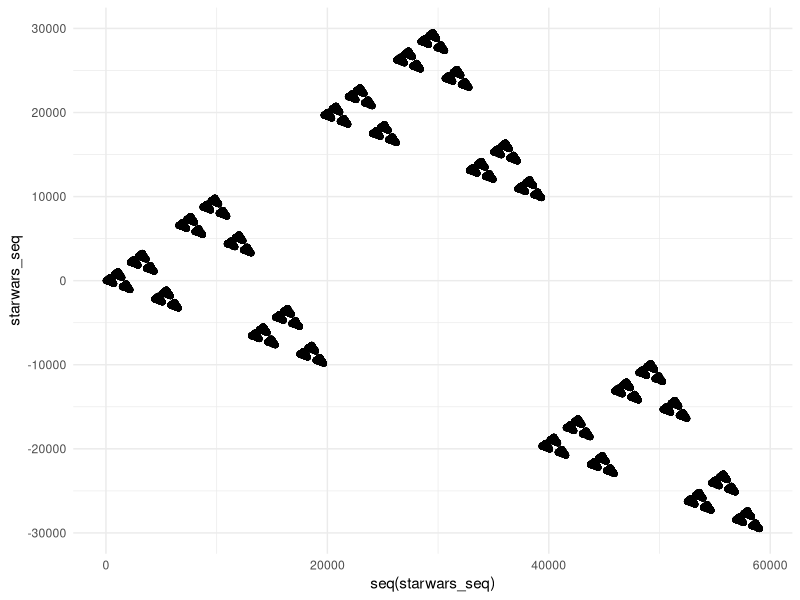
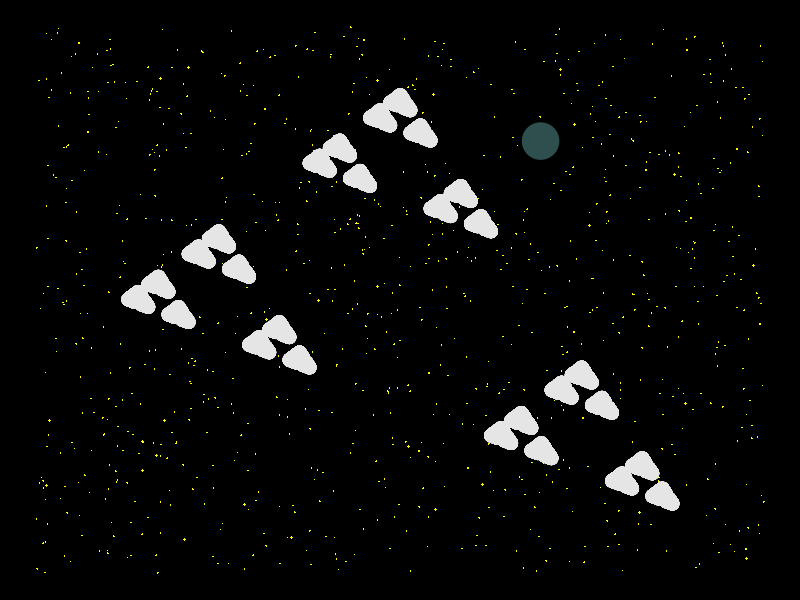
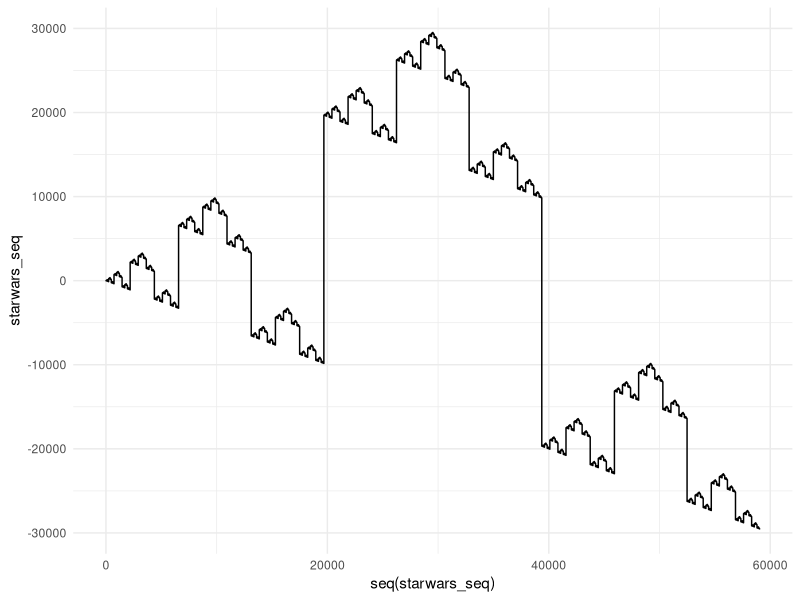

Here is the R script that generated these plots, in order:
## ---- chunk 1
#| label: pkgs
#| echo: false
#| message: false

library(tidyverse)
## ---- chunk 2
#| label:  define-funs
#| echo: false

convert_to_binary <- function(x) {
  out <- mod <- NULL
  while (x > 0 || is.null(mod)) {
    mod <- x %% 2
    out <- paste0(mod, out)
    x <- floor(x / 2)
  }
  return(out)
}

convert_to_base_n <- function(x, base = NULL) {
  if (base > 10) {
    stop("Function not defined for bases higher than 10")
  }
  out <- mod <- NULL
  while (x > 0 || is.null(mod)) {
    mod <- x %% base
    out <- paste0(mod, out)
    x <- floor(x / base)
  }
  return(out)
}
## ---- chunk 3
#| label:  illust-table
#| echo: false
#| warning: false

illust_table <- tibble(
  decimal = seq(21),
  binary = map_chr(.x = decimal, .f = convert_to_binary),
  ternary = map_chr(.x = decimal, base = 3, .f = convert_to_base_n)
)

illust_table |>
  mutate(
    binary = str_pad(binary, width = 5, side = "left", pad = "0"),
    ternary = str_pad(ternary, width = 3, side = "left", pad = "0")
  ) |>
  knitr::kable(
    align = "ccc"
  ) |>
  kableExtra::kable_styling(position = "center")
## ---- chunk 4
#| label: binary-func

convert_to_binary <- function(x) {
  out <- mod <- NULL
  while (x > 0 || is.null(mod)) {
    mod <- x %% 2
    out <- paste0(mod, out)
    x <- floor(x / 2)
  }
  return(out)
}
## ---- chunk 5
#| label: bin-13

convert_to_binary(13)
## ---- chunk 6
#| label: anybase-func

convert_to_base_n <- function(x, base = NULL) {
  if (base > 10) {
    stop("Function not defined for bases higher than 10")
  }
  out <- mod <- NULL
  while (x > 0 || is.null(mod)) {
    mod <- x %% base
    out <- paste0(mod, out)
    x <- floor(x / base)
  }
  return(out)
}
## ---- chunk 7
#| label: map-example

example_vector <- c(seq(4), 10, 13, 22, 50, 75, 100)
map_chr(example_vector, convert_to_binary)
map_chr(example_vector, base = 3, convert_to_base_n)
## ---- chunk 8
#| label: bte-ex

map_chr(seq(10), base = 3, convert_to_base_n)
## ---- chunk 9
#| label:  bte-func

bte <- function(x) {
  if (x == 0) {
    return(0)
  }
  if (x %% 3 == 0) {
    return(3 * bte(x / 3))
  } else if (x %% 3 == 1) {
    return(3 * bte((x - 1) / 3) + 1)
  } else if (x %% 3 == 2) {
    return(3 * bte((x - 2) / 3) - 1)
  }
}
## ---- chunk 10
#| label: bte-3

bte(3)
## ---- chunk 11
#| label: bte-vector

example_vector <- c(0, seq(10), 500, 1500, 9999)
map_dbl(example_vector, bte)
## ---- chunk 12
#| label: bte-starwars

starwars_seq <- map_dbl(seq(59048), bte)
## ---- chunk 13
#| label: sw-minimal

ggplot(data = NULL, aes(x = seq(starwars_seq), y = starwars_seq)) +
  geom_point() +
  theme_minimal()
## ---- chunk 14
#| label: comp-lengths

length(starwars_seq) == length(unique(starwars_seq))
## ---- chunk 15
#| label: bte-last

bte(59049)
## ---- chunk 16
#| label: plot-pretty

set.seed(1983)

ggplot(data = NULL, aes(x = seq(starwars_seq), y = starwars_seq)) +
  geom_point(
    aes(
      x = sample(seq(-1e4, length(starwars_seq) + 1e4), 1e3),
      y = sample(seq(
        min(starwars_seq) - 1e4,
        max(starwars_seq) + 1e4
      ), 1e3),
      size = sample(runif(length(starwars_seq) + 1e4), 1e3)
    ),
    shape = 18, color = "yellow"
  ) +
  geom_point(
    aes(
      x = sample(seq(starwars_seq), 1),
      y = sample(starwars_seq, 1)
    ),
    shape = 19, size = 12, color = "darkslategray"
  ) +
  geom_point(size = 4, color = "grey90") +
  scale_size_continuous(range = c(1e-3, 5e-1)) +
  theme_void() +
  theme(
    legend.position = "none",
    panel.background = element_rect(fill = "black")
  )
## ---- chunk 17
#| label: plot-castle

ggplot(data = NULL, aes(x = seq(starwars_seq), y = starwars_seq)) +
  geom_line() +
  theme_minimal()
